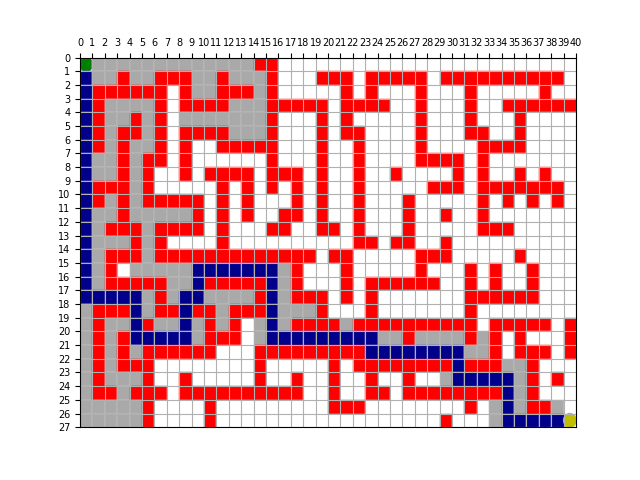

Generate this figure with Python:
import numpy as np
import matplotlib.pyplot as plt
import matplotlib.patches as mpathes
from queue import PriorityQueue as PQ


class MazeProblem:
    def __init__(self, maze_file=''):
        # read file and turn into numpy array
        self.map = np.array(self.loadMap(maze_file))

    def loadMap(self, file):
        # Load map txt as matrix.
        # 0: path, 1: obstacle, 2: start point, 3: end point
        f = open(file)
        lines = f.readlines()
        numOfLines = len(lines)
        returnMap = np.zeros((numOfLines, 40))
        A_row = 0
        for line in lines:
            list = line.strip().split(' ')
            returnMap[A_row:] = list[0:40]
            A_row += 1
        print(np.shape(returnMap))
        return returnMap

    def drawMap(self, searchmap=None, show=False):
        # Visualize the maze map.
        # Draw obstacles(1) as red rectangles. Draw path(0) as white rectangles. Draw starting point(2) and ending point(3) as circles.
        rowNum = len(self.map)
        print(rowNum)
        colNum = len(self.map[0])
        print(colNum)
        ax = plt.subplot()
        param = 1
        for col in range(colNum):
            for row in range(rowNum):
                if self.map[row, col] == 2:
                    circle = mpathes.Circle(
                        [param * col + param/2.0, param * row + param/2.0], param/2.0, color='g')
                    ax.add_patch(circle)
                elif self.map[row, col] == 3:
                    circle = mpathes.Circle(
                        [param * col + param/2.0, param * row + param/2.0], param/2.0, color='y')
                    ax.add_patch(circle)
                elif self.map[row, col] == 1:
                    rect = mpathes.Rectangle(
                        [param * col, param * row], param, param, color='r')
                    ax.add_patch(rect)
                else:
                    rect = mpathes.Rectangle(
                        [param * col, param * row], param, param, color='w')
                    ax.add_patch(rect)
                # draw path and searched nodes
                # if searchmap == None:
                #     continue
                if searchmap[row, col] == 1:
                    rect = mpathes.Rectangle(
                        [param * col, param * row], param, param, color='darkgrey')
                    ax.add_patch(rect)
                elif searchmap[row, col] == 2:
                    rect = mpathes.Rectangle(
                        [param * col, param * row], param, param, color='darkblue')
                    ax.add_patch(rect)

        # Improve visualization
        plt.xlim((0, colNum))
        plt.ylim((0, rowNum))
        my_x_ticks = np.arange(0, colNum+1, 1)
        my_y_ticks = np.arange(0, rowNum+1, 1)
        plt.xticks(my_x_ticks)
        plt.yticks(my_y_ticks)
        # change the tick size
        ax.tick_params(labelsize=7)
        axx = plt.gca()
        axx.xaxis.set_ticks_position('top')
        axx.invert_yaxis()
        plt.grid()
        # Save maze image.
        plt.savefig('./maze.png')
        # Show the figure in a new window
        if show:
            plt.show()

    def Astar(self):
        # set the limit of coordinates
        xlim = self.map.shape[0]
        ylim = self.map.shape[1]
        # default cost for every node
        cmax = 10000
        # find start point and end point
        index = np.where(self.map == 2)
        start = np.array([index[0][0], index[1][0]])
        index = np.where(self.map == 3)
        end = np.array([index[0][0], index[1][0]])
        # store the true cost (step) of nodes
        cost = np.zeros_like(self.map)
        for i in range(xlim):
            for j in range(ylim):
                cost[i, j] = cmax
        # matrix to store the direction of movement to the previous node in a path
        # +1/-1: down/up +2/-2: right/left
        prev = np.zeros_like(self.map)
        # set of all actions (moving direction)
        directions = [np.array(i) for i in [[1, 0], [0, 1], [-1, 0], [0, -1]]]

        def heuristic(p):
            '''use Manhattan distance to end point as heuristic'''
            return abs(p[0]-end[0])+abs(p[1]-end[1])
        pq = PQ()
        index = 0
        pq.put((0, index, start))
        cost[0, 0] = 0
        while not pq.empty():
            _, _, curp = pq.get()
            # check if end
            if np.array_equal(curp, end):
                break
            for dirr in directions:
                nextp = curp + dirr
                # check if out of index
                if nextp[0] < 0 or nextp[0] >= xlim or nextp[1] < 0 or nextp[1] >= ylim:
                    continue
                # check if wall
                if self.map[tuple(nextp)] == 1:
                    continue
                # check if searched
                if cost[tuple(nextp)] != cmax:
                    continue
                # calculate priority
                # print(nextp)
                priority = cost[tuple(curp)] + heuristic(nextp)
                # set real cost and previous direction
                cost[tuple(nextp)] = cost[tuple(curp)] + 1
                prev[tuple(nextp)] = np.dot(np.array([1, 2]), curp-nextp)
                # put into priority queue
                index = index + 1
                pq.put((priority, index, nextp))
        # search map
        # use 1 to denote searched nodes
        # use 2 to denote the nodes in the path found
        searchmap = np.zeros_like(cost)
        # mark searched nodes
        for i in range(xlim):
            for j in range(ylim):
                if cost[i, j] < 10000:
                    searchmap[i, j] = 1
        # inverse search the path found
        curp = end.copy()
        while True:
            pre = prev[tuple(curp)]
            if pre == 0:
                break
            elif pre == 1:
                curp[0] += 1
            elif pre == -1:
                curp[0] -= 1
            elif pre == 2:
                curp[1] += 1
            elif pre == -2:
                curp[1] -= 1
            searchmap[tuple(curp)] = 2
        # reset start and end
        searchmap[0, 0] = 0
        searchmap[xlim-1, ylim-1] = 0
        return searchmap


if __name__ == "__main__":
    Solution = MazeProblem(maze_file='maze.txt')
    searchmap = Solution.Astar()
    Solution.drawMap(searchmap, show=True)
    # a = np.array([[1,2],[3,4]])
    # print(a[(0,1)])
